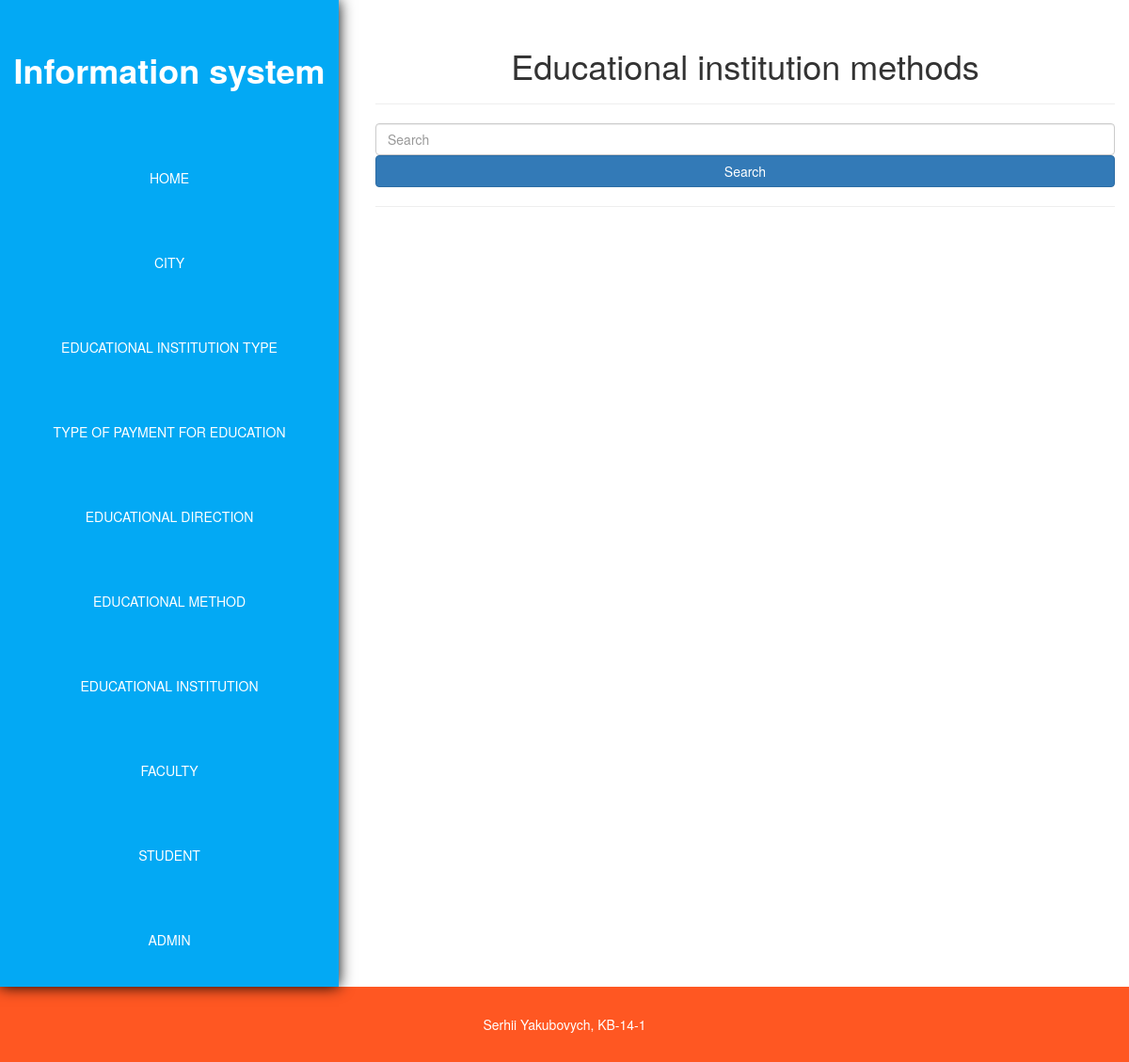
Before: /educational_method/all/ with the older database file.
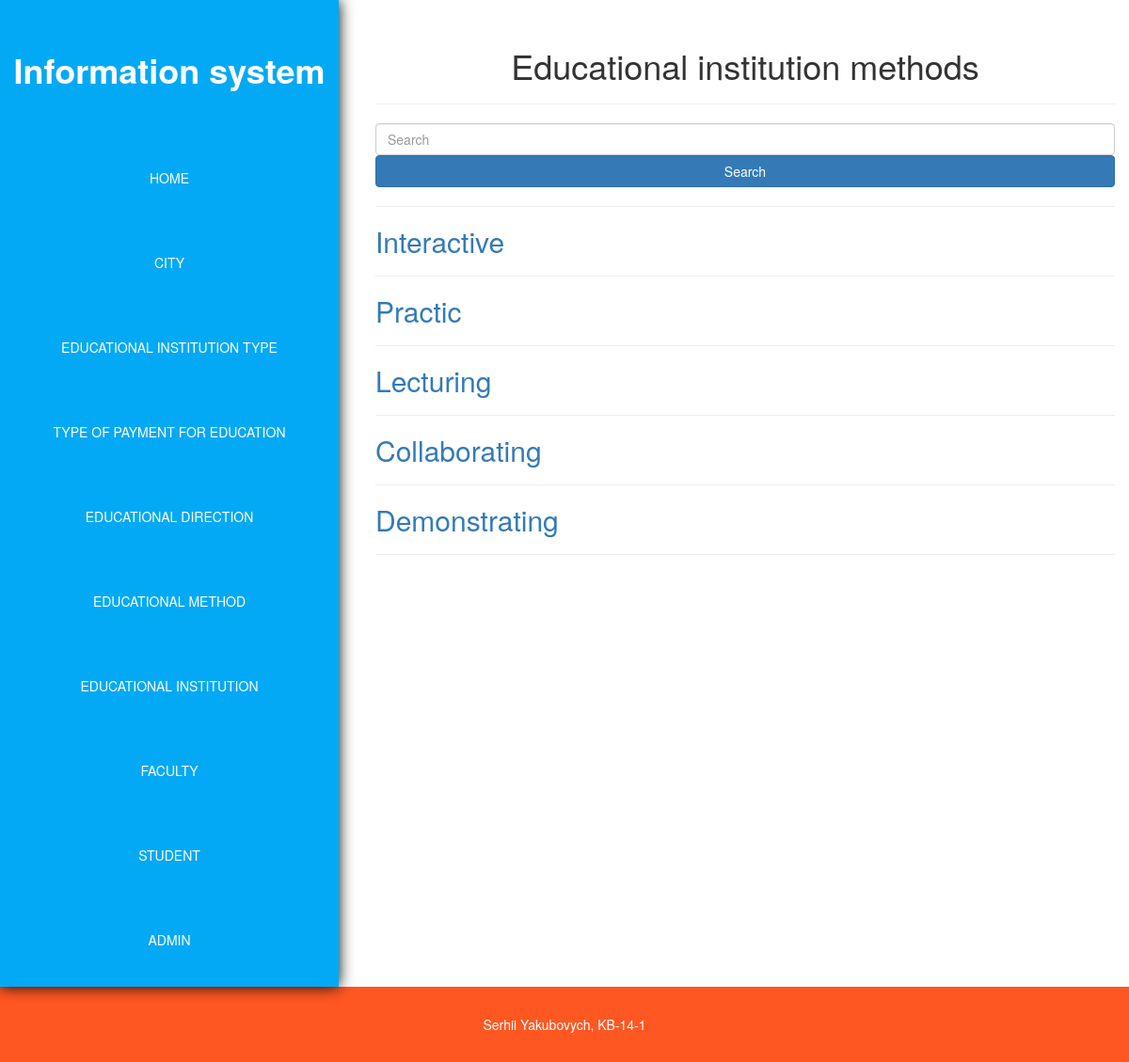
After: the same page with the newer database file.
### educational_institution/models.py (models this page shows, shortened)
class Educational_method(models.Model):
    class Meta:
        db_table = "educational_method"
    educational_method_name = models.CharField(max_length=100, verbose_name="Educational method name")

### educational_institution/views.py (the view)
# urls.py: url(r'^educational_method/all/$', views.educational_methods, name='educational_methods'),
def educational_methods(request):
    query = request.GET.get("q")
    if query:
        educational_method_list = Educational_method.objects.filter(
            Q(educational_method_name__icontains=query)
        )
    else:
        educational_method_list = Educational_method.objects.all
    return render_to_response('educational_methods.html',
                              {'educational_methods': educational_method_list, 'request': request})

### educational_institution/templates/educational_methods.html
{% extends 'main.html' %}
{% block educational_institution %}
<h1 class="text-center">Educational institution methods</h1>
<hr>
<div class="search-block">
    <form action="">
        <input type="text" name="q" class="form-control" placeholder="Search" value="{{ request.GET.q }}" >
        <input type="submit" class="btn btn-primary btn-block" value="Search">
    </form>
</div>
<hr>
{% for educational_method in educational_methods %}
<h2>
    <a href="../get/{{ educational_method.id }}/">
        {{ educational_method.educational_method_name }}
    </a>
</h2>
<hr>
{% endfor %}
{% endblock %}

Changed rows visible on the page:
added Educational_method: educational_method_name "Interactive"
added Educational_method: educational_method_name "Practic"
added Educational_method: educational_method_name "Lecturing"
added Educational_method: educational_method_name "Collaborating"
added Educational_method: educational_method_name "Demonstrating"
